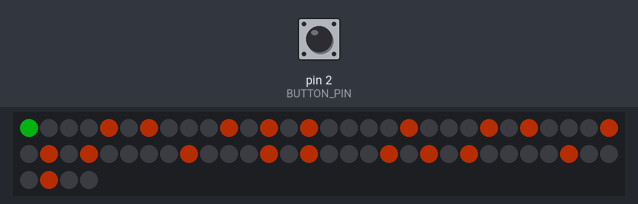
The sketch below on a simulated Arduino Uno, built with avr-gcc and run on an emulated ATmega328P. Parts: 64 RGB LEDs in strip order, left to right, continuing on the next row. The inputs (shaded band) are chosen by the test bench; at power-on: pin 2 (BUTTON_PIN) LOW. Dim RGB values are drawn brighter than linear; what the sketch prints to the serial monitor is not drawn.

Above: at 3.2 s.
3.3 s: pin 2 (BUTTON_PIN) pulled HIGH for 0.15 s
At 5.14 s:
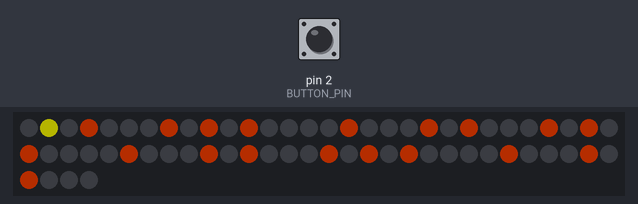
6.4 s: pin 2 (BUTTON_PIN) pulled HIGH for 1 s
At 8.12 s:
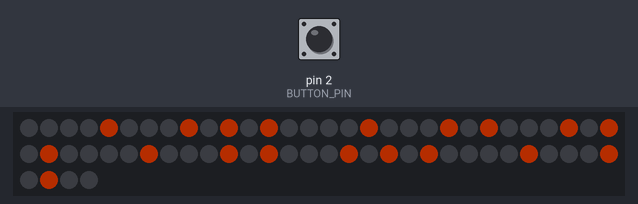
Timing chart, 0 to 9.6 s (numbered marks = the images above; inputs shaded):
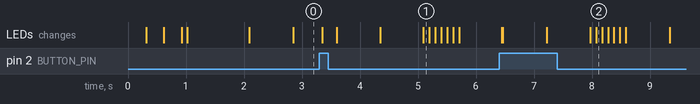

The sketch:

onedee.ino
```cpp
#include "FastLED.h"

FASTLED_USING_NAMESPACE

#define DATA_PIN    6
#define LED_TYPE    WS2811
#define COLOR_ORDER GRB
#define NUM_LEDS    64

CRGBArray<NUM_LEDS> leds;

#define BRIGHTNESS          64
#define FRAMES_PER_SECOND  120

template<class T, size_t N>
constexpr int length(const T (&arr)[N]) {
  return N;
}

constexpr int DOWNGRADE_THRESHOLD = 2;

constexpr int BUTTON_PIN = 2;     // the number of the pushbutton pin

constexpr int DEBOUNCE_TIME = 20; // milliseconds - time given for button-press to complete

long debounceEnd = 0;
enum {
    WAITING_FOR_PRESS,
    DEBOUNCE,
    WAITING_FOR_LEAVE
} logicState;

bool was_button_pressed(int currentState) {

  switch(logicState) {
    case WAITING_FOR_PRESS:
      if (currentState) {
        logicState = DEBOUNCE;
        debounceEnd = millis() + DEBOUNCE_TIME;
      }
      break;
    case DEBOUNCE:
      if (millis() >= debounceEnd) {
        if (currentState) {
          logicState = WAITING_FOR_LEAVE;
          return true;
        } else {
          logicState = WAITING_FOR_PRESS;
        }
      }
      break;
    case WAITING_FOR_LEAVE:
      if (!currentState) {
        logicState = WAITING_FOR_PRESS;
      }
      break;
  }
  return false;
}

//const CRGB EMPTY_SPOT = CRGB(0,64,255);
const CRGB EMPTY_SPOT = CRGB(0,0,0);
const CRGB FILLED_SPOT = CRGB(255,64,0);
const CRGB PLAYER_COLOR = CHSV(105, 255, 255);


long startTime = 0; // bpm relative to here
int level = 0;
int position = 0;
int lossCount = 0;

void reset_game() {
  startTime = millis();
  logicState = WAITING_FOR_PRESS;
  position = 0;
}

constexpr bool tempo[] = {true, false, false, false, true, false, true, false, false, false, true, false, true, false, true, false, false, false, false,};
// constexpr bool tempo[] = {false, false, false, true, false, true};
//constexpr bool tempo2[4] = {false, false, true, true};
//constexpr bool tempos[][] = {tempo1, tempo2, tempo1, tempo1, tempo2};
constexpr int bpm = 80;

void fill_leds_with_tempo() {
  long time = (millis() - startTime);
  int beat = ((bpm * time) / 60000) % length(tempo);
  leds[NUM_LEDS - 1] = leds[0] = EMPTY_SPOT;
  for (int i = 1; i < NUM_LEDS - 1; i++) {
    if (tempo[beat]) {
      leds[i] = FILLED_SPOT;
    } else {
      leds[i] = EMPTY_SPOT;
    }
    beat = (beat + 1) % length(tempo);
  }
}

void button_pressed() {
  int nextPos;
  for (nextPos = (position + 1) % NUM_LEDS;
       leds[nextPos] != EMPTY_SPOT;
       nextPos = (nextPos + 1) % NUM_LEDS) {
  }
  position = nextPos;
}

void next_level() {
  level++; // TODO: actual logic
}

void lower_level() {
  if (level > 0) {
    level--;
  }
}

boolean collision(int position) {
  return leds[position] != EMPTY_SPOT;
}

boolean won(int position) {
  return position == NUM_LEDS - 1;
}

void draw_player(int position) {
  leds[position] = PLAYER_COLOR;
}

void lose_animation() {
  for (int i = 0; i < 3; i++) {
    leds[position] = CRGB::Yellow;
    FastLED.show();
    delay(100);
    leds[position] = CRGB::Black;
    FastLED.show();
    delay(100);
  }
}

void win_animation() {
  for(int i = NUM_LEDS - 1; i > 0; i--) {
    leds(i, NUM_LEDS - 1).fadeToBlackBy(73);
    leds[i] = PLAYER_COLOR;
    FastLED.show();
    delay(10);
  }
  for(int i = 0; i < 100; i++) {
    leds.fadeToBlackBy(50);
    FastLED.show();
    delay(10);
  }
}

void lose() {
  lose_animation();
  lossCount += 1;
  if (lossCount >= DOWNGRADE_THRESHOLD) {
    lower_level();
    lossCount = 0;
  }
  reset_game();
}

void win() {
  win_animation();
  next_level();
  lossCount = 0;
  reset_game();
}

void loop() {
  // read the state of the pushbutton value:
  int buttonState = digitalRead(BUTTON_PIN);
  fill_leds_with_tempo();
  if (collision(position)) {
    lose();
    return;
  }
  // NOTE: order matters since we compare to the leds array for collision detection :(
  draw_player(position);

  if (won(position)) {
    win();
    return;
  }
  // check if the pushbutton is pressed.
  // if it is, the buttonState is HIGH:
  if (was_button_pressed(buttonState)) {
    button_pressed();
  }

  FastLED.show();
  delay(1000 / FRAMES_PER_SECOND);
}

void setup() {
  // initialize the pushbutton pin as an input:
  pinMode(BUTTON_PIN, INPUT);
  Serial.begin(9600);
  Serial.println("begin");

    // tell FastLED about the LED strip configuration
  FastLED.addLeds<LED_TYPE,DATA_PIN,COLOR_ORDER>(leds, NUM_LEDS).setCorrection(TypicalLEDStrip);

  // set master brightness control
  FastLED.setBrightness(BRIGHTNESS);
  win_animation();
  reset_game();
}
```
